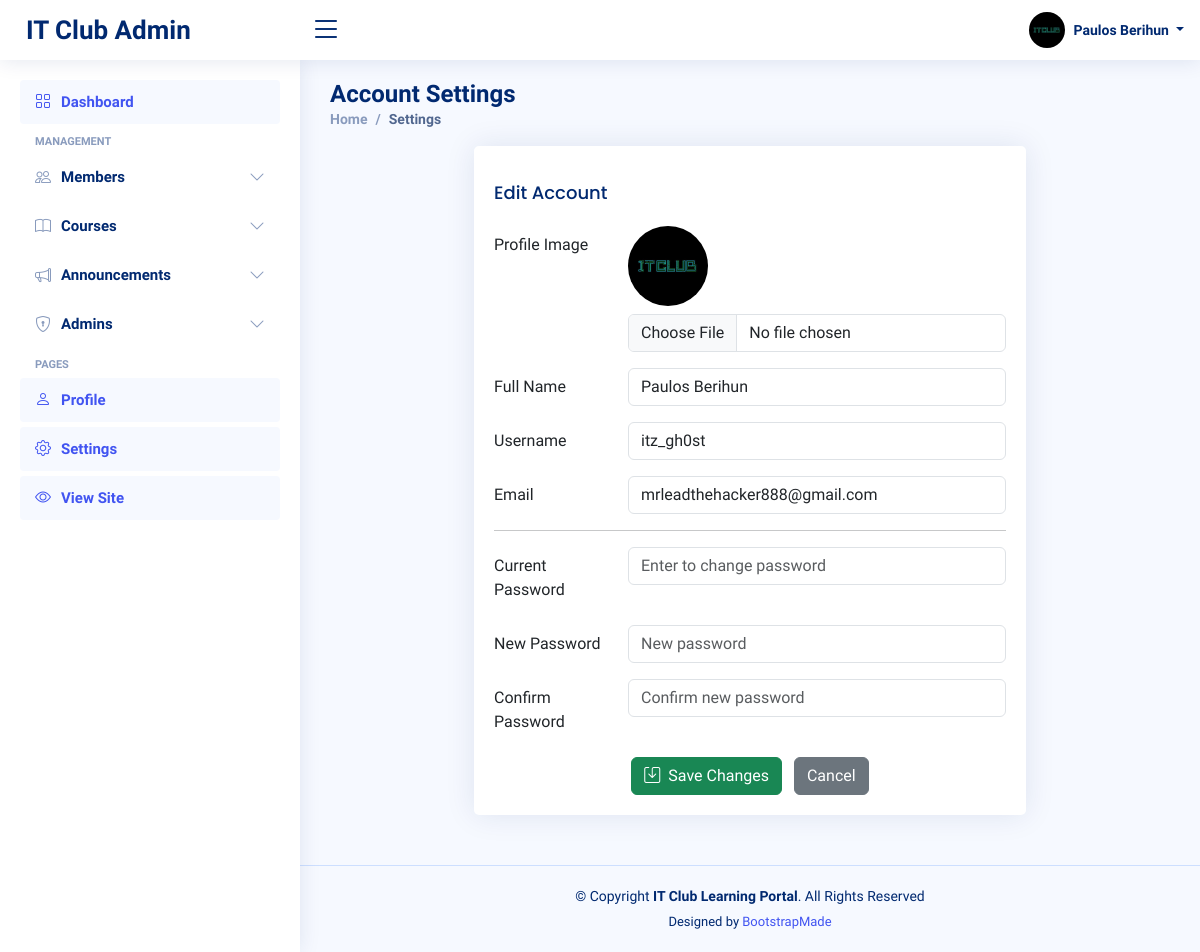
The app's page /admin/settings (signed in) with its own data.
### tables this page shows
CREATE TABLE admins (
        id INTEGER PRIMARY KEY AUTOINCREMENT,
        full_name TEXT NOT NULL,
        username TEXT UNIQUE NOT NULL,
        email TEXT UNIQUE NOT NULL,
        password TEXT NOT NULL,
        role TEXT NOT NULL,
        created_at TIMESTAMP DEFAULT CURRENT_TIMESTAMP
    , profile_picture TEXT);

### app.py (the view, shortened to what this page needs)
@app.route('/admin/settings', methods=['GET', 'POST'])
@admin_required
def admin_settings():
    db = get_db()
    admin_id = session['admin_id']
    admin_row = db.execute('SELECT * FROM admins WHERE id = ?', (admin_id,)).fetchone()
    admin = row_to_dict(admin_row)
    if admin:
        admin['profile_picture'] = resolve_media_path(admin.get('profile_picture'))
    return render_template('admin/settings.html', admin=admin)

### app.py (called while the page is built)
def get_db():
    if 'db' not in g:
        g.db = sqlite3.connect(app.config['DATABASE'])
        g.db.row_factory = sqlite3.Row
    return g.db

def admin_required(f):
    @functools.wraps(f)
    def decorated(*args, **kwargs):
        if 'admin_id' not in session:
            flash('Admin login required.', 'error')
            return redirect(url_for('admin_login'))
        return f(*args, **kwargs)
    return decorated

def row_to_dict(row):
	if row is None:
		return None
	try:
		return {k: row[k] for k in row.keys()}
	except Exception:
		try:
			return dict(row)
		except Exception:
			return row

def resolve_media_path(val):
	if not val:
		return None
	val = str(val)
	if val.startswith('http://') or val.startswith('https://') or val.startswith('/'):
		return val
	return url_for('static', filename=val)

### templates/admin/settings.html (shortened to what this page needs)
<!DOCTYPE html>
<html lang="en">
<head>
  <link href="{{ url_for('static', filename='vendor/bootstrap/css/bootstrap.min.css') }}" rel="stylesheet">
  <link href="{{ url_for('static', filename='vendor/bootstrap-icons/bootstrap-icons.css') }}" rel="stylesheet">
  <link href="{{ url_for('static', filename='vendor/boxicons/css/boxicons.min.css') }}" rel="stylesheet">
  <link href="{{ url_for('static', filename='vendor/quill/quill.snow.css') }}" rel="stylesheet">
  <link href="{{ url_for('static', filename='vendor/quill/quill.bubble.css') }}" rel="stylesheet">
  <link href="{{ url_for('static', filename='vendor/remixicon/remixicon.css') }}" rel="stylesheet">
  <link href="{{ url_for('static', filename='vendor/simple-datatables/style.css') }}" rel="stylesheet">
  <link rel="stylesheet" href="https://cdn.jsdelivr.net/npm/bootstrap-icons@1.10.5/font/bootstrap-icons.css">
  <link rel="stylesheet" href="https://cdnjs.cloudflare.com/ajax/libs/boxicons/2.1.4/css/boxicons.min.css">
  <link rel="stylesheet" href="https://cdn.jsdelivr.net/npm/remixicon@2.5.0/fonts/remixicon.css">
  <link href="{{ url_for('static', filename='css/style.css') }}" rel="stylesheet">
</head>
<body>
  <header id="header" class="header fixed-top d-flex align-items-center">
    <div class="d-flex align-items-center justify-content-between">
      <a href="{{ url_for('admin_dashboard') }}" class="logo d-flex align-items-center">
        <span class="d-none d-lg-block">IT Club Admin</span>
      </a>
      <i class="bi bi-list toggle-sidebar-btn"></i>
    </div>
    <nav class="header-nav ms-auto">
      <ul class="d-flex align-items-center">
        <li class="nav-item dropdown pe-3">
          <a class="nav-link nav-profile d-flex align-items-center pe-0" href="#" data-bs-toggle="dropdown">
            {% set _avatar_src = None %}
            {% if admin and admin.profile_picture %}
              {% if admin.profile_picture.startswith('http') or admin.profile_picture.startswith('/') %}
                {% set _avatar_src = admin.profile_picture %}
              {% else %}
                {% set _avatar_src = url_for('static', filename=admin.profile_picture) %}
              {% endif %}
            {% endif %}
            {% if _avatar_src %}
              <img src="{{ _avatar_src }}" alt="Profile" class="rounded-circle">
            {% else %}
              <div class="rounded-circle bg-secondary d-flex align-items-center justify-content-center" style="width:38px;height:38px;">
                <i class="bi bi-person-fill text-white"></i>
              </div>
            {% endif %}
            <span class="d-none d-md-block dropdown-toggle ps-2">
              {{ admin.full_name if admin and admin.full_name else session.get('admin_name', 'Admin') }}
            </span>
          </a>
        </li>
      </ul>
    </nav>
  </header>
  <aside id="sidebar" class="sidebar">
    <ul class="sidebar-nav" id="sidebar-nav">
      <li class="nav-item">
        <a class="nav-link active" href="{{ url_for('admin_dashboard') }}">
          <i class="bi bi-grid"></i>
          <span>Dashboard</span>
        </a>
      </li>
      <li class="nav-heading">Management</li>
      <li class="nav-item">
        <a class="nav-link collapsed" data-bs-target="#members-nav" data-bs-toggle="collapse" href="#">
          <i class="bi bi-people"></i><span>Members</span><i class="bi bi-chevron-down ms-auto"></i>
        </a>
      </li>
      <li class="nav-item">
        <a class="nav-link collapsed" data-bs-target="#courses-nav" data-bs-toggle="collapse" href="#">
          <i class="bi bi-book"></i><span>Courses</span><i class="bi bi-chevron-down ms-auto"></i>
        </a>
      </li>
      <li class="nav-item">
        <a class="nav-link collapsed" data-bs-target="#announcements-nav" data-bs-toggle="collapse" href="#">
          <i class="bi bi-megaphone"></i><span>Announcements</span><i class="bi bi-chevron-down ms-auto"></i>
        </a>
      </li>
      {% if session.get('admin_role') == 'super_admin' %}
      <li class="nav-item">
        <a class="nav-link collapsed" data-bs-target="#admins-nav" data-bs-toggle="collapse" href="#">
          <i class="bi bi-shield-lock"></i><span>Admins</span><i class="bi bi-chevron-down ms-auto"></i>
        </a>
      </li>
      {% endif %}
      <li class="nav-heading">Pages</li>
      <li class="nav-item"><a class="nav-link" href="{{ url_for('admin_profile') }}"><i class="bi bi-person"></i><span>Profile</span></a></li>
      <li class="nav-item"><a class="nav-link" href="{{ url_for('admin_settings') }}"><i class="bi bi-gear"></i><span>Settings</span></a></li>
      <li class="nav-item"><a class="nav-link" href="{{ url_for('index') }}" target="_blank"><i class="bi bi-eye"></i><span>View Site</span></a></li>
    </ul>
  </aside>
  <main id="main" class="main">
    <div class="pagetitle">
      <h1>Account Settings</h1>
      <nav>
        <ol class="breadcrumb">
          <li class="breadcrumb-item"><a href="{{ url_for('admin_dashboard') }}">Home</a></li>
          <li class="breadcrumb-item active">Settings</li>
        </ol>
      </nav>
    </div>
    <section class="section profile">
      <div class="row justify-content-center">
        <div class="col-xl-8">
          <div class="card">
            <div class="card-body pt-3">
              <h5 class="card-title">Edit Account</h5>
              <form method="POST" enctype="multipart/form-data">
                <div class="row mb-3">
                  <label class="col-md-4 col-lg-3 col-form-label">Profile Image</label>
                  <div class="col-md-8 col-lg-9">
                    <img src="{{ admin.profile_picture or url_for('static', filename='img/profile-img.jpg') }}" alt="Profile" class="rounded-circle" style="width:80px;height:80px;object-fit:cover;">
                    <input type="file" name="profile_picture" class="form-control mt-2">
                  </div>
                </div>
                <div class="row mb-3">
                  <label class="col-md-4 col-lg-3 col-form-label">Full Name</label>
                  <div class="col-md-8 col-lg-9">
                    <input name="full_name" type="text" class="form-control" value="{{ admin.full_name }}">
                  </div>
                </div>
                <div class="row mb-3">
                  <label class="col-md-4 col-lg-3 col-form-label">Username</label>
                  <div class="col-md-8 col-lg-9">
                    <input name="username" type="text" class="form-control" value="{{ admin.username }}">
                  </div>
                </div>
                <div class="row mb-3">
                  <label class="col-md-4 col-lg-3 col-form-label">Email</label>
                  <div class="col-md-8 col-lg-9">
                    <input name="email" type="email" class="form-control" value="{{ admin.email }}">
                  </div>
                </div>
                <hr>
                <div class="row mb-3">
                  <label class="col-md-4 col-lg-3 col-form-label">Current Password</label>
                  <div class="col-md-8 col-lg-9">
                    <input name="current_password" type="password" class="form-control" placeholder="Enter to change password">
                  </div>
                </div>
                <div class="row mb-3">
                  <label class="col-md-4 col-lg-3 col-form-label">New Password</label>
                  <div class="col-md-8 col-lg-9">
                    <input name="new_password" type="password" class="form-control" placeholder="New password">
                  </div>
                </div>
                <div class="row mb-3">
                  <label class="col-md-4 col-lg-3 col-form-label">Confirm Password</label>
                  <div class="col-md-8 col-lg-9">
                    <input name="confirm_password" type="password" class="form-control" placeholder="Confirm new password">
                  </div>
                </div>
                <div class="text-center">
                  <button type="submit" class="btn btn-success">
                    <i class="bi bi-save me-1"></i> Save Changes
                  </button>
                  <a href="{{ url_for('admin_profile') }}" class="btn btn-secondary ms-2">Cancel</a>
                </div>
              </form>
            </div>
          </div>
        </div>
      </div>
    </section>
  </main>
  <footer id="footer" class="footer">
    <div class="copyright">
      &copy; Copyright <strong><span>IT Club Learning Portal</span></strong>. All Rights Reserved
    </div>
    <div class="credits">
      Designed by <a href="https://bootstrapmade.com/">BootstrapMade</a>
    </div>
  </footer>
</body>
</html>

### static/css/style.css (style rules this page uses)
:root { scroll-behavior: smooth; }
body { font-family: "Open Sans", sans-serif; background: #f6f9ff; color: #444444; }
a { color: #4154f1; text-decoration: none; }
h1, h2, h3, h4, h5, h6 { font-family: "Nunito", sans-serif; }
#main { margin-top: 60px; padding: 20px 30px; transition: all 0.3s; }
.pagetitle { margin-bottom: 10px; }
.pagetitle h1 { font-size: 24px; margin-bottom: 0; font-weight: 600; color: #012970; }
.card { margin-bottom: 30px; border: none; border-radius: 5px; box-shadow: 0px 0 30px rgba(1, 41, 112, 0.1); }
.card-title { padding: 20px 0 15px 0; font-size: 18px; font-weight: 500; color: #012970; font-family: "Poppins", sans-serif; }
.card-body { padding: 0 20px 20px 20px; }
.breadcrumb { font-size: 14px; font-family: "Nunito", sans-serif; color: #899bbd; font-weight: 600; }
.breadcrumb a { color: #899bbd; transition: 0.3s; }
.breadcrumb .breadcrumb-item::before { color: #899bbd; }
.breadcrumb .active { color: #51678f; font-weight: 600; }
.logo { line-height: 1; }
@media (min-width: 1200px) { .logo { width: 280px; } }
.logo span { font-size: 26px; font-weight: 700; color: #012970; font-family: "Nunito", sans-serif; }
.header { transition: all 0.5s; z-index: 997; height: 60px; box-shadow: 0px 2px 20px rgba(1, 41, 112, 0.1); background-color: #fff; padding-left: 20px; }
.header .toggle-sidebar-btn { font-size: 32px; padding-left: 10px; cursor: pointer; color: #012970; }
.header-nav ul { list-style: none; }
.header-nav>ul { margin: 0; padding: 0; }
.header-nav .nav-profile { color: #012970; }
.header-nav .nav-profile img { max-height: 36px; }
.header-nav .nav-profile span { font-size: 14px; font-weight: 600; }
.sidebar { position: fixed; top: 60px; left: 0; bottom: 0; width: 300px; z-index: 996; transition: all 0.3s; padding: 20px; overflow-y: auto; scrollbar-width: thin; scrollbar-color: #aab7cf transparent; box-shadow: 0px 0px 20px rgba(1, 41, 112, 0.1); background-color: #fff; }
@media (min-width: 1200px) { #main, #footer { margin-left: 300px; } }
.sidebar-nav { padding: 0; margin: 0; list-style: none; }
.sidebar-nav li { padding: 0; margin: 0; list-style: none; }
.sidebar-nav .nav-item { margin-bottom: 5px; }
.sidebar-nav .nav-heading { font-size: 11px; text-transform: uppercase; color: #899bbd; font-weight: 600; margin: 10px 0 5px 15px; }
.sidebar-nav .nav-link { display: flex; align-items: center; font-size: 15px; font-weight: 600; color: #4154f1; transition: 0.3; background: #f6f9ff; padding: 10px 15px; border-radius: 4px; }
.sidebar-nav .nav-link i { font-size: 16px; margin-right: 10px; color: #4154f1; }
.sidebar-nav .nav-link.collapsed { color: #012970; background: #fff; }
.sidebar-nav .nav-link.collapsed i { color: #899bbd; }
.sidebar-nav .nav-link .bi-chevron-down { margin-right: 0; transition: transform 0.2s ease-in-out; }
.footer { padding: 20px 0; font-size: 14px; transition: all 0.3s; border-top: 1px solid #cddfff; }
.footer .copyright { text-align: center; color: #012970; }
.footer .credits { padding-top: 5px; text-align: center; font-size: 13px; color: #012970; }

### records on screen
admins: profile_picture (picture), full_name "Paulos Berihun", username "itz_gh0st", email "mrleadthehacker888@gmail.com"
